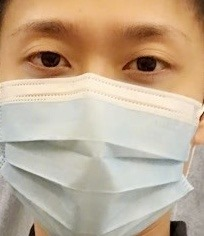
#> input picture Tugas_No_5/mask.jpg, 204 x 236 px
$ python booleanXor.py
#> lines starting #> are read from the running program, lines starting #| are printed output that depends on the picture
from PIL import Image

# Membaca dua citra menggunakan PIL (Python Imaging Library)
image1 = Image.open('mask.jpg')
#> image1 is the input picture: PIL image 204x236 RGB; mean R, G, B 192.3, 171.6, 147.6
image2 = Image.open('noMasker.jpg')
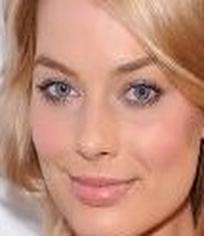
#> input picture Tugas_No_5/noMasker.jpg, 204 x 236 px
#> image2 is the input picture: PIL image 204x236 RGB; mean R, G, B 193.7, 142.2, 122.4

# Pastikan kedua citra memiliki ukuran yang sama
if image1.size == image2.size:
    # Mengambil data piksel dari citra sebagai array
    pixels1 = list(image1.getdata())
#> pixels1 = 48144 items
    pixels2 = list(image2.getdata())
#> pixels2 = 48144 items

    # Menggunakan operasi xor bitwise
    hasil_xor = [tuple(p1 ^ p2 for p1, p2 in zip(pixel1, pixel2)) for pixel1, pixel2 in zip(pixels1, pixels2)]
#> hasil_xor = 48144 items

    # Membuat citra hasil dari array piksel yang telah diolah
    hasil_image_xor = Image.new('RGB', image1.size)
#> hasil_image_xor: PIL image 204x236 RGB; every value is 0
    hasil_image_xor.putdata(hasil_xor)
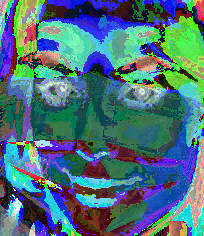
#> hasil_image_xor: PIL image 204x236 RGB; mean R, G, B 75, 112.5, 124

    # Menyimpan citra hasil operasi or ke dalam file
    hasil_image_xor.save('xor_citra.jpg')
else:
    print("Ukuran citra tidak sama, operasi boolean tidak dapat dilakukan.")
